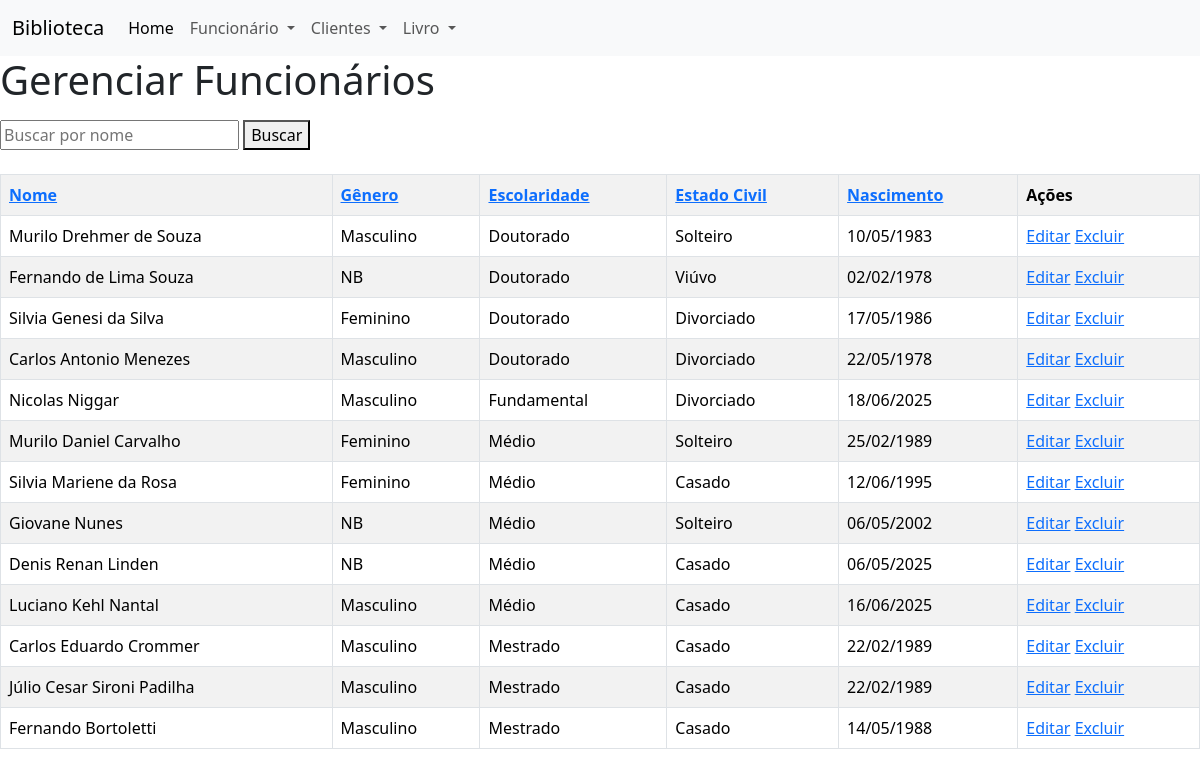
The app's page /funcionarios/ordenar/escolaridade/?busca= with its own data.
### academico/models.py (models this page shows, shortened)
class Funcionario(models.Model):
    nome = models.CharField(max_length=100)
    data_nascimento = models.DateField()
    cpf = models.CharField(max_length=14, unique=True)
    genero = models.CharField(max_length=3, choices=GENERO_CHOICES_HUMAN)
    estado_civil = models.CharField(
        max_length=30, choices=ESTADO_CIVIL_CHOICES)
    escolaridade = models.CharField(
        max_length=50, choices=ESCOLARIDADE_CHOICES)
    ativo = models.BooleanField(default=True)

### academico/views.py (the view)
# urls.py: path('funcionarios/ordenar/<campo>/', views.ordenar_funcionarios, name='ordenar_funcionarios'),
def ordenar_funcionarios(request, campo):
    campo_ordenacao = ORDENACAO_FUNCIONARIOS_LOOKUP.get(campo)
    busca = request.GET.get('busca', '')
    funcionarios = Funcionario.objects.filter(ativo=True)
    if busca:
        funcionarios = funcionarios.filter(nome__icontains=busca)
    funcionarios = funcionarios.order_by(campo_ordenacao)
    dados = {
        'funcionarios': funcionarios,
        'ativos': True,
        'query': busca,
    }
    return render(request, 'academico/lista_funcionarios.html', dados)

### academico/templates/academico/lista_funcionarios.html (shortened to what this page needs)
{% extends 'academico/base.html' %}
{% block content %}
{% if ativos %}
<h1>Gerenciar Funcionários</h1>
{% else %}
<h1>Gerenciar Funcionários Inativos</h1>
{% endif %}
<p>
<form method="get">
    <input type="text" name="busca" placeholder="Buscar por nome" value="{{ query|default:'' }}">
    <button type="submit">Buscar</button>
</form>
</p>
<table class="table table-bordered table-striped table-hover mt-4">
    <tr>
        {% if ativos %}
        <th><a href="{% url 'ordenar_funcionarios' 'nome' %}?busca={{ query }}">Nome</a></th>
        <th><a href="{% url 'ordenar_funcionarios' 'genero' %}?busca={{ query }}">Gênero</a></th>
        <th><a href="{% url 'ordenar_funcionarios' 'escolaridade' %}?busca={{ query }}">Escolaridade</a></th>
        <th><a href="{% url 'ordenar_funcionarios' 'estado_civil' %}?busca={{ query }}">Estado Civil</a></th>
        <th><a href="{% url 'ordenar_funcionarios' 'data_nascimento' %}?busca={{ query }}">Nascimento</a></th>
        <th>Ações</th>
        {% endif %}
    </tr>
    {% for funcionario in funcionarios %}
    <tr>
        <td>{{ funcionario.nome }}</td>
        <td>{{ funcionario.get_genero_display }}</td>
        <td>{{ funcionario.get_escolaridade_display }}</td>
        <td>{{ funcionario.get_estado_civil_display }}</td>
        <td>{{ funcionario.data_nascimento|date:"d/m/Y" }}</td>
        <td>
            {% if ativos %}
            <a href="{% url 'editar_funcionario' funcionario.id %}">Editar</a>
            <a href="{% url 'excluir_funcionario' funcionario.id %}">Excluir</a>
            {% else %}
            <a href="{% url 'ativar_funcionario' funcionario.id %}">Ativar</a>
            {% endif %}
        </td>
    </tr>
    {% endfor %}
</table>
{% endblock %}

### records on screen
Funcionario: nome "Murilo Drehmer de Souza", genero "Masculino", escolaridade "Doutorado", estado_civil "Solteiro", data_nascimento "10/05/1983"
Funcionario: nome "Fernando de Lima Souza", genero "NB", escolaridade "Doutorado", estado_civil "Viúvo", data_nascimento "02/02/1978"
Funcionario: nome "Silvia Genesi da Silva", genero "Feminino", escolaridade "Doutorado", estado_civil "Divorciado", data_nascimento "17/05/1986"
Funcionario: nome "Carlos Antonio Menezes", genero "Masculino", escolaridade "Doutorado", estado_civil "Divorciado", data_nascimento "22/05/1978"
Funcionario: nome "Nicolas Niggar", genero "Masculino", escolaridade "Fundamental", estado_civil "Divorciado", data_nascimento "18/06/2025"
Funcionario: nome "Murilo Daniel Carvalho", genero "Feminino", escolaridade "Médio", estado_civil "Solteiro", data_nascimento "25/02/1989"
Funcionario: nome "Silvia Mariene da Rosa", genero "Feminino", escolaridade "Médio", estado_civil "Casado", data_nascimento "12/06/1995"
Funcionario: nome "Giovane Nunes", genero "NB", escolaridade "Médio", estado_civil "Solteiro", data_nascimento "06/05/2002"
Funcionario: nome "Denis Renan Linden", genero "NB", escolaridade "Médio", estado_civil "Casado", data_nascimento "06/05/2025"
Funcionario: nome "Luciano Kehl Nantal", genero "Masculino", escolaridade "Médio", estado_civil "Casado", data_nascimento "16/06/2025"
Funcionario: nome "Carlos Eduardo Crommer", genero "Masculino", escolaridade "Mestrado", estado_civil "Casado", data_nascimento "22/02/1989"
Funcionario: nome "Júlio Cesar Sironi Padilha", genero "Masculino", escolaridade "Mestrado", estado_civil "Casado", data_nascimento "22/02/1989"
Funcionario: nome "Fernando Bortoletti", genero "Masculino", escolaridade "Mestrado", estado_civil "Casado", data_nascimento "14/05/1988"
